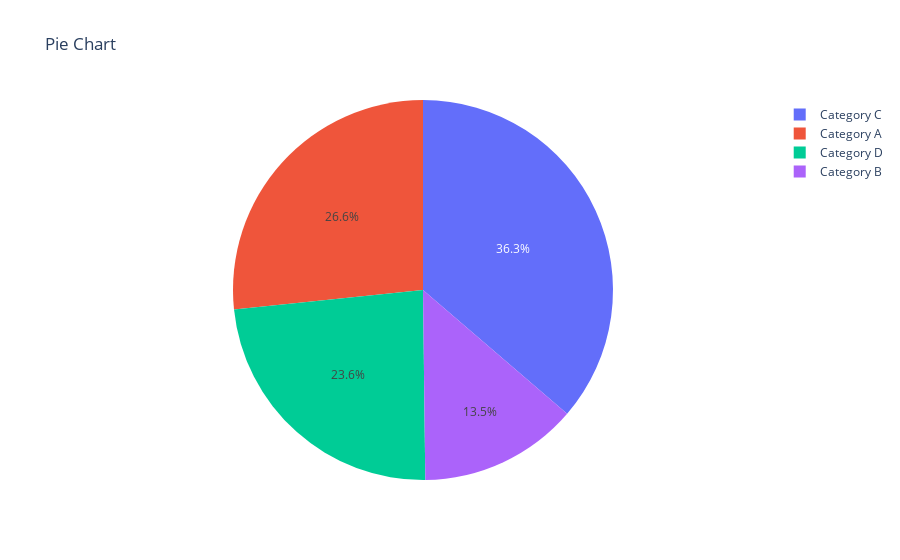

Here is the notebook cell this chart was saved with:
### Markdown cell above
8. pie

### Code cell
fig = px.pie(data, values='Values', names='Categories', title='Pie Chart')
fig

### Figure 1 — Plotly figure (JSON) as saved in the notebook; plotly's stock layout.template omitted (floating-point values rounded to 4 significant figures)
{"data": [{"domain": {"x": [0, 1], "y": [0, 1]}, "hovertemplate": "Categories=%{label}<br>Values=%{value}<extra></extra>", "labels": ["Category A", "Category B", "Category C", "Category D"], "legendgroup": "", "name": "", "showlegend": true, "type": "pie", "values": [69, 35, 94, 61]}], "layout": {"legend": {"tracegroupgap": 0}, "title": {"text": "Pie Chart"}}}
